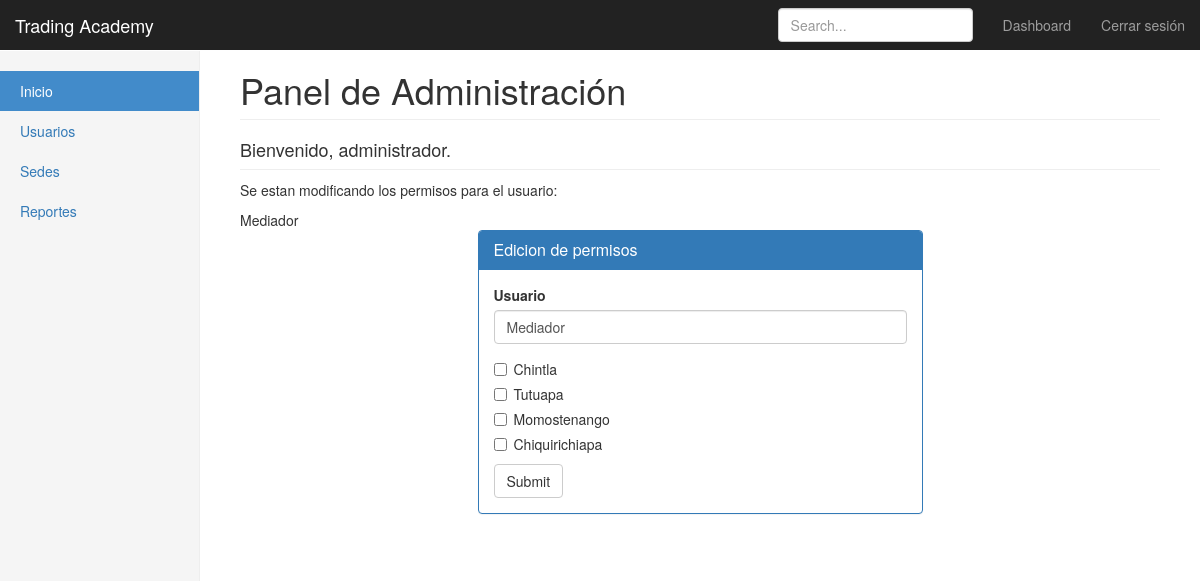
/admin/editarpermisos.php?usuario=Mediador&correo=0&contra=0 (signed in), run on the app's committed database.
### tables this page shows
CREATE TABLE sedes(
		ID_Sede int AUTO_INCREMENT PRIMARY KEY,
		sedes varchar(45) NOT NULL,
		descripcion varchar(255) NOT NULL,
		ruta varchar(40) NOT NULL
);

### scripts/funciones.php (called while the page is built, shortened)
<?php
	$conexion = null;
	function getTodasSedes(){
	global $conexion;
	$respuesta = mysqli_query($conexion, "SELECT * FROM sedes");
	return $respuesta->fetch_all();
	}
?>

### admin/editarpermisos.php (the view, shortened to what this page needs)
<?php
	require '../scripts/funciones.php';
	if( isset($_GET['usuario']))
	$usuario = $_GET['usuario'];
	else header('Location: ../PanelA.php');
	$sedes = getTodasSedes();
?>
<!DOCTYPE html>
<html lang="es">
  <head>
    <link rel="stylesheet" href="../css/bootstrap.min.css">
    <link href="../css/dashboard.css" rel="stylesheet">
  </head>
  <body>
		<?php include '/menu-s.php'; ?>
		<div class="container-fluid">
		  <div class="row">
		  <?php include '/menu.php'; ?>
			<div class="col-sm-9 col-sm-offset-3 col-md-10 col-md-offset-2 main">
			  <h1 class="page-header">Panel de Administración</h1>
			  <h4 class="sub-header">Bienvenido, administrador.</h4>
			<p> Se estan modificando los permisos para el usuario: </p><?= $usuario ?>
		<div class="row">
		<div class="col-sm-6 col-sm-offset-3">
		<div class="panel panel-primary">
            <div class="panel-heading">
              <h3 class="panel-title">Edicion de permisos</h3>
            </div>
            <div class="panel-body">
              <form action="../scripts/actualizarp.php" method="POST" >
			  <div class="form-group">
				<label for="exampleInputEmail1"> Usuario</label>
				<input type="text" name="txtUsuario" class="form-control" id="exampleInputEmail1" value="<?= $usuario ?>">
			  </div>
			  <?php foreach ($sedes as $sede): ?>
			  <div class="checkbox">
				<label>
				  <input type="checkbox" name="<?= $sede[0] ?>"> <?= $sede[1] ?>
				</label>
			  </div>
			  <?php endforeach ?>
			  <button type="submit" class="btn btn-default">Submit</button>
			</form>
            </div>
          </div>
		</div>
		</div>
			</div>
		  </div>
		</div>
  </body>
</html>

### css/dashboard.css (style rules this page uses)
body { padding-top: 50px; }
.sub-header { padding-bottom: 10px; border-bottom: 1px solid #eee; }
.main { padding: 20px; }
@media (min-width: 768px) { .main { padding-right: 40px; padding-left: 40px; } }
.main .page-header { margin-top: 0; }

### data on the page
sedes: sedes "Chintla"
sedes: sedes "Tutuapa"
sedes: sedes "Momostenango"
sedes: sedes "Chiquirichiapa"

### other printed values
$usuario "Mediador"
